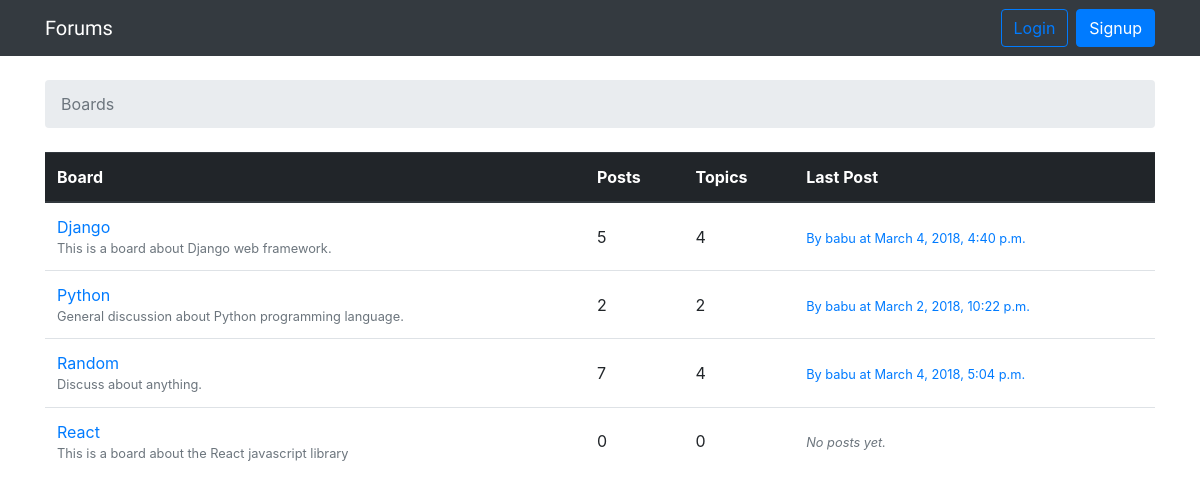
The page / on the database its author committed.
### forums/models.py (models this page shows, shortened)
class Board(models.Model):
    name = models.CharField(max_length=30, unique=True)
    description = models.CharField(max_length=100)
    def get_posts_count(self):
        return Post.objects.filter(topic__board=self).count()
    def get_last_post(self):
        return Post.objects.filter(topic__board=self).order_by('-created_at').first()

class Post(models.Model):
    message = models.TextField(max_length=4000)
    topic = models.ForeignKey(
        Topic,
        on_delete=models.CASCADE,
        related_name='posts',
    )
    created_at = models.DateTimeField(auto_now_add=True)
    updated_at = models.DateTimeField(null=True)
    created_by = models.ForeignKey(
        settings.AUTH_USER_MODEL,
        on_delete=models.CASCADE,
        related_name='posts',
    )
    updated_by = models.ForeignKey(
        settings.AUTH_USER_MODEL,
        on_delete=models.CASCADE,
        null=True,
        related_name='+',
    )

### users/models.py (models this page shows)
class CustomUser(AbstractUser):
    objects = CustomUserManager()

### forums/views.py (the view)
# urls.py: path('', views.BoardListView.as_view(), name='home'),
class BoardListView(ListView):
    template_name = 'home.html'
    model = Board

### templates/home.html (shortened to what this page needs)
{% extends 'base.html' %}
{% block breadcrumb %}
<li class="breadcrumb-item active">
    Boards
</li>
{% endblock %}
{% block content %}
<table class="table">
    <thead class="thead-dark">
        <tr>
            <th>Board</th>
            <th>Posts</th>
            <th>Topics</th>
            <th>Last Post</th>
        </tr>
    </thead>
    <tbody>
        {% for board in object_list %}
            <tr>
                <td>
                    <a href="{% url 'board_topics' board.pk %}">
                        {{ board.name }}
                    </a>
                    <small class="text-muted d-block">
                        {{ board.description }}
                    </small>
                </td>
                <td class="align-middle">{{ board.get_posts_count }}</td>
                <td class="align-middle">{{ board.topics.count }}</td>
                <td class="align-middle">
                    {% with post=board.get_last_post %}
                        {% if post %}
                            <small>
                                <a href="{% url 'topic_posts' board.pk post.topic.pk %}">
                                    By {{ post.created_by.username }} at {{ post.created_at }}
                                </a>
                            </small>
                        {% else %}
                            <small class="text-muted">
                                <em>No posts yet.</em>
                            </small>
                        {% endif %}
                    {% endwith %}
                </td>
            </tr>
        {% endfor %}
    </tbody>
</table>
{% endblock %}

### rows shown on the page
Board: name "Django", description "This is a board about Django web framework.", get_posts_count "5", topics.count "4", get_last_post.created_by.username "babu", get_last_post.created_at "March 4, 2018, 4:40 p.m."
Board: name "Python", description "General discussion about Python programming language.", get_posts_count "2", topics.count "2", get_last_post.created_by.username "babu", get_last_post.created_at "March 2, 2018, 10:22 p.m."
Board: name "Random", description "Discuss about anything.", get_posts_count "7", topics.count "4", get_last_post.created_by.username "babu", get_last_post.created_at "March 4, 2018, 5:04 p.m."
Board: name "React", description "This is a board about the React javascript library", get_posts_count "0", topics.count "0", shows "No posts yet."
